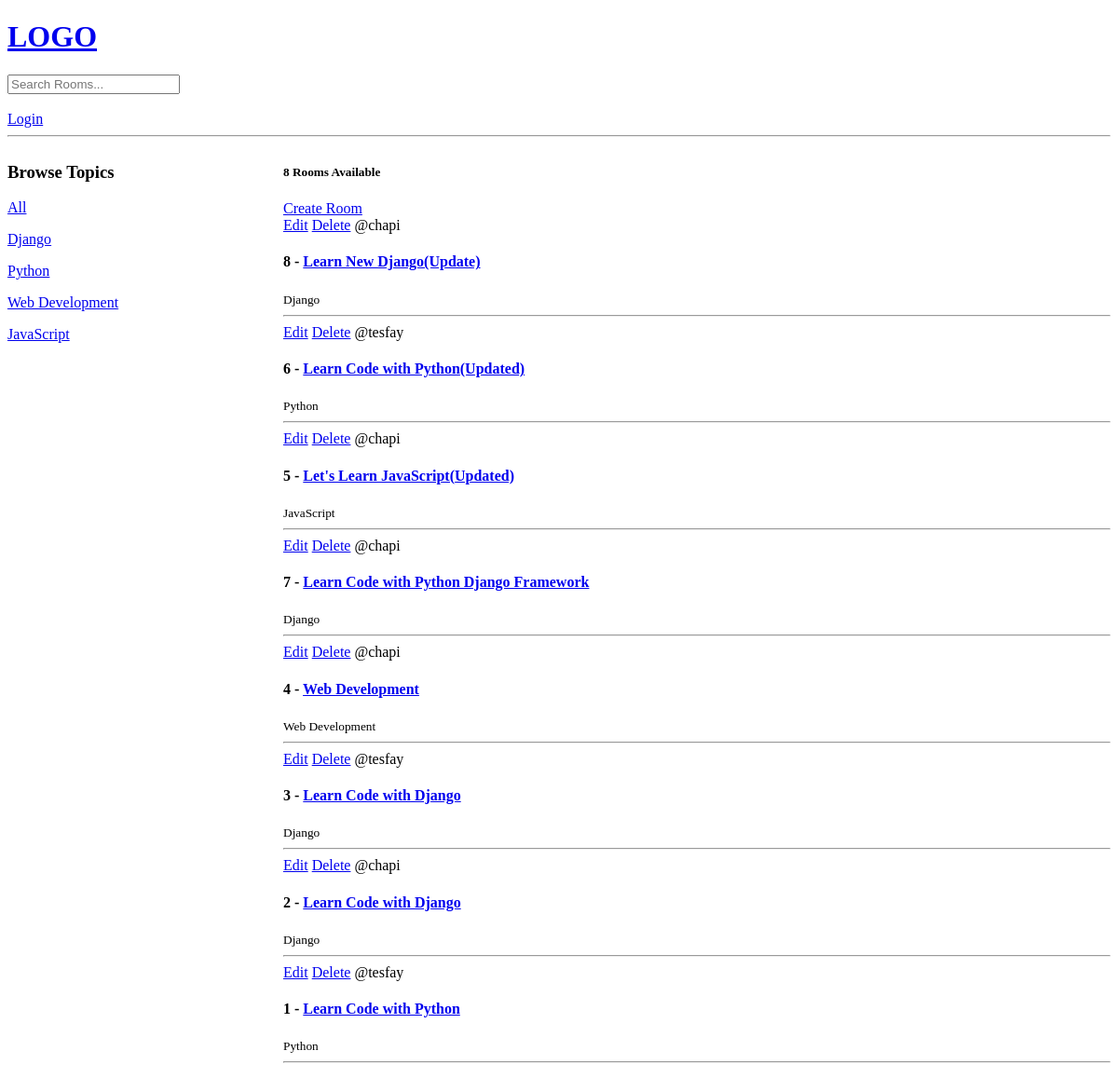
The app's page /, older data.
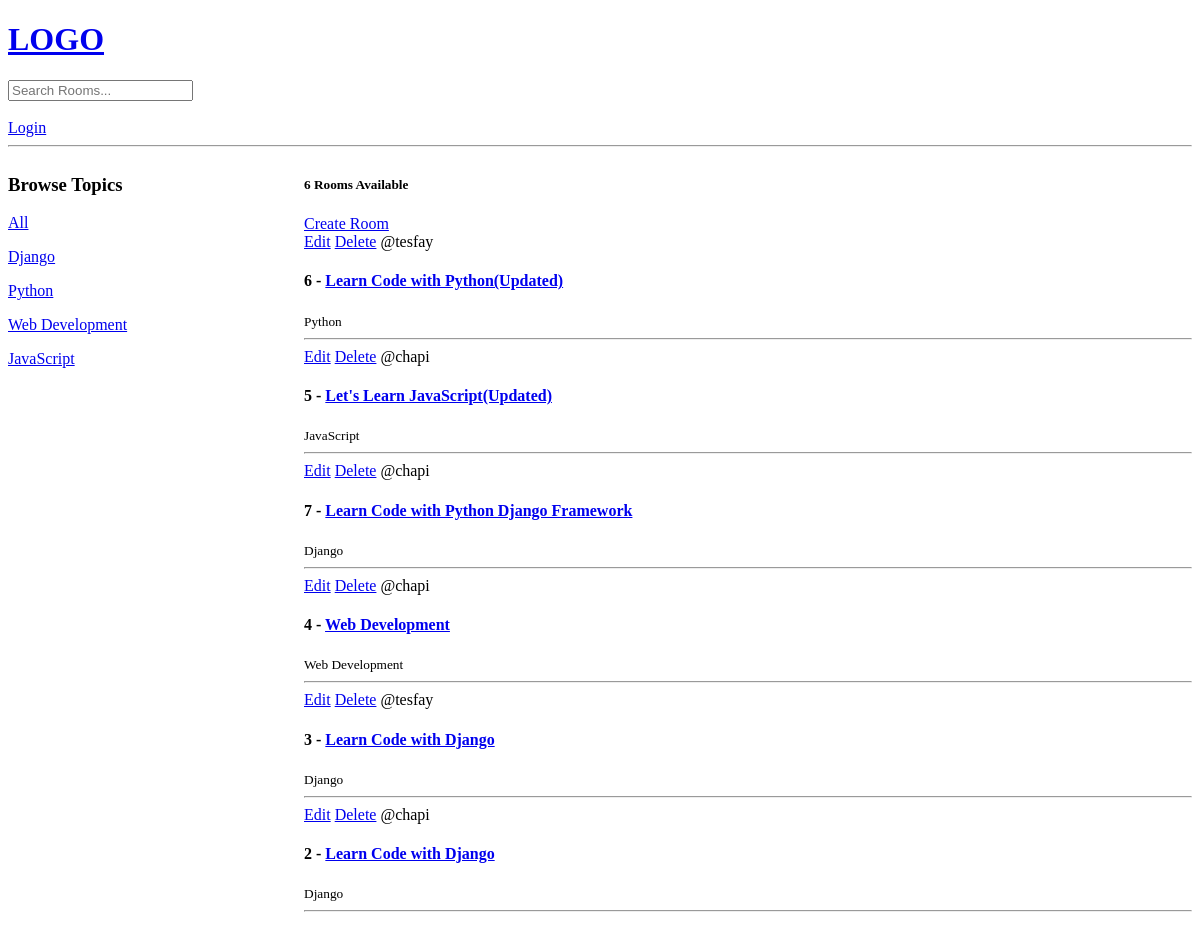
The same page, newer data.
### base/models.py (models this page shows, shortened)
class Topic(models.Model):
    name = models.CharField(max_length=200)
    def __str__(self):
        return self.name

class Room(models.Model):
    host = models.ForeignKey(User, on_delete=models.SET_NULL, null=True)
    topic = models.ForeignKey(Topic, on_delete=models.SET_NULL, null=True)
    name = models.CharField(max_length=200)
    description = models.TextField(null=True, blank=True)
    created_at = models.DateTimeField(auto_now_add=True)
    updated_at = models.DateTimeField(auto_now=True)
    class Meta:
        ordering = ['-updated_at', '-created_at']

### base/views.py (the view)
# urls.py: 2. Add a URL to urlpatterns:  path('', views.home, name='home')
def home(request):
    q = request.GET.get('q') if request.GET.get('q') != None else ''
    rooms = Room.objects.filter(
        Q(topic__name__icontains=q) |
        Q(name__icontains=q) |
        Q(description__icontains=q)
          )
    topics = Topic.objects.all()
    count_room = rooms.count()
    context = {'rooms': rooms, 'topics': topics, 'count_room': count_room}
    return render(request, "base/home.html", context)

### base/templates/base/home.html (shortened to what this page needs)
{% extends 'main.html' %}
{% block content %}
<div class="main-container">
    <div>
        <h3>Browse Topics</h3>
        <div>
            <p><a href="{% url 'home' %}">All</a></p>
        {% for topic in topics%}
        <p><a href="{% url 'home' %}?q={{ topic.name }}">{{ topic.name }}</a></p>
        {% endfor %}
        </div>
    </div>
    <div>
        <h5>{{ count_room }} Rooms Available</h5>
        <a href="{% url 'create-room' %}"> Create Room </a>
        <div>
            {% for room in rooms %}
                <div>
                    <a href="{% url 'update-room' room.id %}">Edit</a>
                    <a href="{% url 'delete-room' room.id %}">Delete</a>
                    <span>@{{ room.host.username }}</span>
                    <h4>{{ room.id }} - <a href="{% url 'room' room.id %}"> {{ room.name }}</a></h4>
                    <small>{{ room.topic }}</small>
                    <hr>
                </div>
            {% endfor %}
        </div>
    </div>
</div>
{% endblock %}

### templates/main.html (shortened to what this page needs)
<!DOCTYPE html>
<html lang="en">
<head>
</head>
<body>
    {% include 'navbar.html' %}
    {% block content %}
    {% endblock %}
</body>
</html>

### templates/navbar.html
<a href="/">
    <h1>LOGO</h2>
</a>
<form method="GET" actio="{% url 'home' %}">
    <input type="text" name="q" placeholder="Search Rooms..." />
</form>
<br>
{% if request.user.is_authenticated %}
<a href="{% url 'logout' %}">Logout</a>
{% else %}
<a href="{% url 'login' %}">Login</a>
{% endif %}
<hr>

### base/templates/base/home.html (style rules this page uses)
.main-container { display: grid; grid-template-columns: 1fr 3fr; }

Row changes from the older to the newer data that the page shows:
removed Room: host.username "chapi", id "8", name "Learn New Django(Update)", topic "Django"
removed Room: host.username "tesfay", id "1", name "Learn Code with Python", topic "Python"
Text that changed along with them:
{{ count_room }}: "8" → "6"
